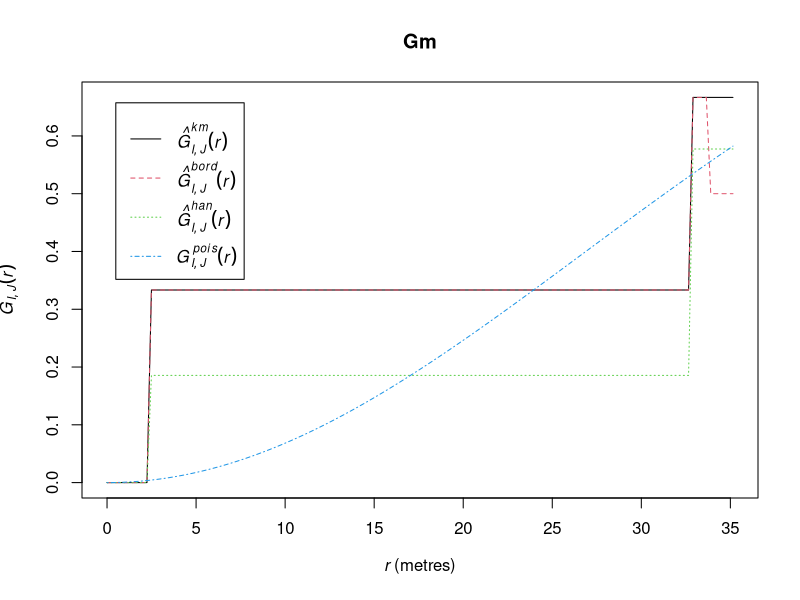

Generate this figure with R:
library(spatstat)


### Name: Gmulti
### Title: Marked Nearest Neighbour Distance Function
### Aliases: Gmulti
### Keywords: spatial nonparametric

### ** Examples

    trees <- longleaf
     # Longleaf Pine data: marks represent diameter
    ## Don't show: 
      trees <- trees[seq(1, npoints(trees), by=50), ]
    
## End(Don't show)
    Gm <- Gmulti(trees, marks(trees) <= 15, marks(trees) >= 25)
    plot(Gm)
